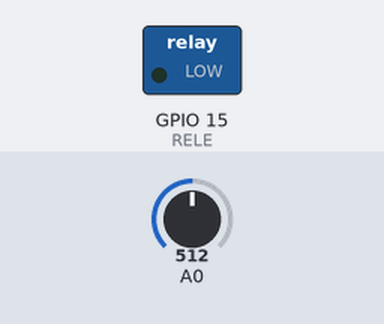
Bench run of a sketch on a simulated ESP8266 (NodeMCU). Parts: switched loads named in the sketch (green lamp = pin HIGH). The inputs (shaded band) are chosen by the test bench; at power-on: A0 = 512. WiFi joins after 1.5 s; servers stay silent unless stated; uploads are accepted with an empty reply; what the sketch prints to the serial monitor is not drawn.

Above: at 2.7 s.
2.8 s: A0 set to 490
4.3 s: A0 set to 510
At 8.2 s:
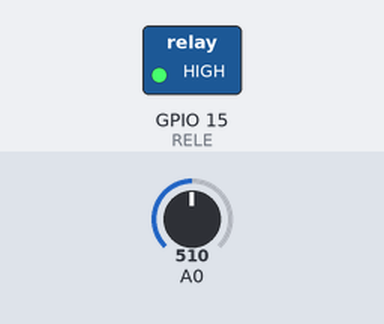
Timing chart, 0 to 10.0 s (numbered marks = the images above; inputs shaded):
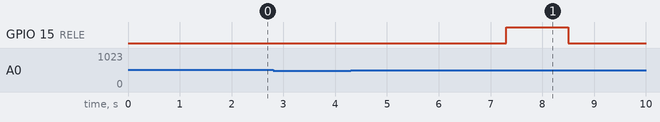

Measured:
- after the input at 4.3 s, GPIO 15 (RELE): LOW → HIGH after 3.0 s, → LOW 1.2 s later

The sketch:

ACE2_Proyecto2_Perilla-ESP8266.ino
```cpp
#include <ESP8266WiFi.h>
#include <ESP8266HTTPClient.h>

const int RELE = 15;
const int sensor_prox = 2;
boolean mano_no_presente;
boolean debe_rociar;

int valor_sensor;

void setup() {
  // put your setup code here, to run once:
  pinMode(RELE, OUTPUT); // Configurar relay como salida o OUTPUT
  pinMode(sensor_prox, INPUT);
  Serial.begin(115200);

  InicializarWiFi();

}

void loop() {
  // put your main code here, to run repeatedly:
  //mano_no_presente = digitalRead(sensor_prox);
  valor_sensor = analogRead(sensor_prox);
  Serial.println(valor_sensor);
  //if(mano_no_presente == false){
  if(valor_sensor < 500){
    Serial.println("se detecta mano");
    debe_rociar = true;
  }

  if (debe_rociar == true){
    //mano_no_presente = digitalRead(sensor_prox);
    valor_sensor = analogRead(sensor_prox);
    Serial.println(valor_sensor);
    //if (mano_no_presente == true){
    if(valor_sensor > 500){
      Serial.println("ya no está la mano");
      ActivaBomba();
      EnviarValorServer(1);
    }
  }
}

void ActivaBomba(){
  delay(3000);
  digitalWrite(RELE, HIGH); // envia señal alta al relay
  delay(1200);
  digitalWrite(RELE, LOW);  // envia señal baja al relay
  debe_rociar = false;
  Serial.println("PERILLA ROCIADA");
}


void InicializarWiFi(){
  WiFi.begin("TURBONETT_F9AC27", "15D9352E14");   //WiFi connection
  while (WiFi.status() != WL_CONNECTED)
  {
    delay(500);
    Serial.print(".");
  }

  Serial.println("WiFi connected..!");
  Serial.print("Got IP: ");  Serial.println(WiFi.localIP());
}


void EnviarValorServer(int foo){
  if(WiFi.status()== WL_CONNECTED){   //Check WiFi connection status

    std::unique_ptr<BearSSL::WiFiClientSecure>client(new BearSSL::WiFiClientSecure);
    client->setInsecure();

    HTTPClient http;    //Declare object of class HTTPClient

    http.begin(*client, "https://v4cr3oicvj.execute-api.us-east-2.amazonaws.com/ace2-proy-2/puerta");
    http.addHeader("Content-Type", "application/json");  //Specify content-type header

    int httpCode = http.POST("{\"puerta\":\"" + String(foo) + "\"}");   //Send the request
    String payload = http.getString();   //Get the response payload

    Serial.println(httpCode);   //Print HTTP return code
    Serial.println(payload);    //Print request response payload

    http.end();  //Close connection
  }else{
    Serial.println("Error in WiFi connection");
  }
}
```
